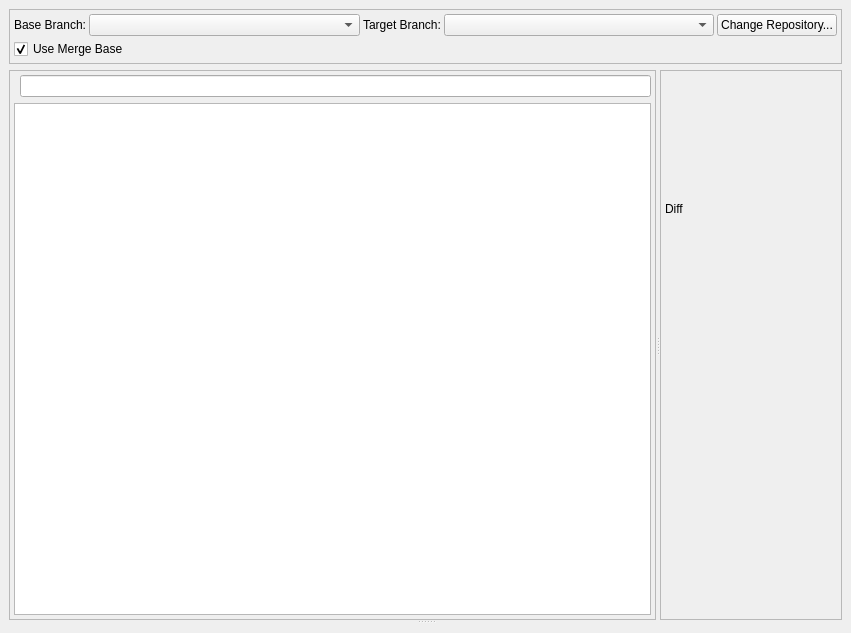
<?xml version="1.0" encoding="UTF-8"?>
<ui version="4.0">
 <class>BranchCompareWindow</class>
 <widget class="QMainWindow" name="BranchCompareWindow">
  <property name="geometry">
   <rect>
    <x>0</x>
    <y>0</y>
    <width>851</width>
    <height>633</height>
   </rect>
  </property>
  <property name="windowTitle">
   <string>QGitc Branch Compare</string>
  </property>
  <widget class="QWidget" name="centralwidget">
   <layout class="QVBoxLayout" name="verticalLayout_5">
    <item>
     <widget class="QFrame" name="frame_2">
      <property name="sizePolicy">
       <sizepolicy hsizetype="Preferred" vsizetype="Fixed">
        <horstretch>0</horstretch>
        <verstretch>0</verstretch>
       </sizepolicy>
      </property>
      <property name="frameShape">
       <enum>QFrame::Shape::StyledPanel</enum>
      </property>
      <property name="frameShadow">
       <enum>QFrame::Shadow::Raised</enum>
      </property>
      <layout class="QVBoxLayout" name="verticalLayout">
       <property name="spacing">
        <number>3</number>
       </property>
       <property name="leftMargin">
        <number>4</number>
       </property>
       <property name="topMargin">
        <number>4</number>
       </property>
       <property name="rightMargin">
        <number>4</number>
       </property>
       <property name="bottomMargin">
        <number>4</number>
       </property>
       <item>
        <layout class="QHBoxLayout" name="horizontalLayout_3">
         <item>
          <widget class="QLabel" name="label_2">
           <property name="text">
            <string>Base Branch:</string>
           </property>
           <property name="buddy">
            <cstring>cbBaseBranch</cstring>
           </property>
          </widget>
         </item>
         <item>
          <widget class="QComboBox" name="cbBaseBranch">
           <property name="sizePolicy">
            <sizepolicy hsizetype="MinimumExpanding" vsizetype="Fixed">
             <horstretch>0</horstretch>
             <verstretch>0</verstretch>
            </sizepolicy>
           </property>
          </widget>
         </item>
         <item>
          <widget class="QLabel" name="label_3">
           <property name="text">
            <string>Target Branch:</string>
           </property>
           <property name="buddy">
            <cstring>cbTargetBranch</cstring>
           </property>
          </widget>
         </item>
         <item>
          <widget class="QComboBox" name="cbTargetBranch">
           <property name="sizePolicy">
            <sizepolicy hsizetype="MinimumExpanding" vsizetype="Fixed">
             <horstretch>0</horstretch>
             <verstretch>0</verstretch>
            </sizepolicy>
           </property>
          </widget>
         </item>
         <item>
          <widget class="QPushButton" name="btnShowLogWindow">
           <property name="text">
            <string>Change Repository...</string>
           </property>
          </widget>
         </item>
        </layout>
       </item>
       <item>
        <layout class="QHBoxLayout" name="horizontalLayout_4">
         <item>
          <widget class="QCheckBox" name="cbMergeBase">
           <property name="text">
            <string>Use Merge Base</string>
           </property>
           <property name="checked">
            <bool>true</bool>
           </property>
          </widget>
         </item>
        </layout>
       </item>
      </layout>
     </widget>
    </item>
    <item>
     <widget class="QSplitter" name="splitter">
      <property name="orientation">
       <enum>Qt::Orientation::Vertical</enum>
      </property>
      <widget class="QSplitter" name="splitterChanges">
       <property name="orientation">
        <enum>Qt::Orientation::Horizontal</enum>
       </property>
       <widget class="QFrame" name="frame">
        <property name="frameShape">
         <enum>QFrame::Shape::StyledPanel</enum>
        </property>
        <property name="frameShadow">
         <enum>QFrame::Shadow::Raised</enum>
        </property>
        <layout class="QVBoxLayout" name="verticalLayout_2">
         <property name="leftMargin">
          <number>4</number>
         </property>
         <property name="topMargin">
          <number>4</number>
         </property>
         <property name="rightMargin">
          <number>4</number>
         </property>
         <property name="bottomMargin">
          <number>4</number>
         </property>
         <item>
          <layout class="QHBoxLayout" name="horizontalLayout">
           <item>
            <widget class="QtWaitingSpinner" name="spinnerFiles" native="true"/>
           </item>
           <item>
            <widget class="SearchLineEdit" name="leFileFilter"/>
           </item>
          </layout>
         </item>
         <item>
          <widget class="EmptyStateListView" name="lvFiles"/>
         </item>
        </layout>
       </widget>
       <widget class="QWidget" name="verticalLayoutWidget_2">
        <layout class="QVBoxLayout" name="verticalLayout_3">
         <item>
          <widget class="QFrame" name="frame_3">
           <property name="frameShape">
            <enum>QFrame::Shape::StyledPanel</enum>
           </property>
           <property name="frameShadow">
            <enum>QFrame::Shadow::Raised</enum>
           </property>
           <layout class="QVBoxLayout" name="verticalLayout_4">
            <property name="spacing">
             <number>6</number>
            </property>
            <property name="leftMargin">
             <number>4</number>
            </property>
            <property name="topMargin">
             <number>4</number>
            </property>
            <property name="rightMargin">
             <number>4</number>
            </property>
            <property name="bottomMargin">
             <number>4</number>
            </property>
            <item>
             <layout class="QHBoxLayout" name="horizontalLayout_5">
              <item>
               <widget class="QLabel" name="label_4">
                <property name="text">
                 <string>Diff</string>
                </property>
               </widget>
              </item>
              <item>
               <widget class="QtWaitingSpinner" name="spinnerDiff" native="true"/>
              </item>
              <item>
               <spacer name="horizontalSpacer_5">
                <property name="orientation">
                 <enum>Qt::Orientation::Horizontal</enum>
                </property>
                <property name="sizeHint" stdset="0">
                 <size>
                  <width>40</width>
                  <height>20</height>
                 </size>
                </property>
               </spacer>
              </item>
             </layout>
            </item>
            <item>
             <widget class="PatchViewer" name="diffViewer" native="true"/>
            </item>
           </layout>
          </widget>
         </item>
        </layout>
       </widget>
      </widget>
      <widget class="CommitPanel" name="commitPanel">
       <property name="orientation">
        <enum>Qt::Orientation::Horizontal</enum>
       </property>
      </widget>
     </widget>
    </item>
   </layout>
  </widget>
 </widget>
 <customwidgets>
  <customwidget>
   <class>SearchLineEdit</class>
   <extends>QLineEdit</extends>
   <header>searchlineedit.h</header>
  </customwidget>
  <customwidget>
   <class>PatchViewer</class>
   <extends>QWidget</extends>
   <header>patchviewer.h</header>
   <container>1</container>
  </customwidget>
  <customwidget>
   <class>QtWaitingSpinner</class>
   <extends>QWidget</extends>
   <header>waitingspinnerwidget.h</header>
   <container>1</container>
  </customwidget>
  <customwidget>
   <class>CommitPanel</class>
   <extends>QSplitter</extends>
   <header>commitpanel.h</header>
   <container>1</container>
  </customwidget>
  <customwidget>
   <class>EmptyStateListView</class>
   <extends>QListView</extends>
   <header>emptystatelistview.h</header>
  </customwidget>
 </customwidgets>
 <tabstops>
  <tabstop>leFileFilter</tabstop>
  <tabstop>lvFiles</tabstop>
 </tabstops>
 <resources/>
 <connections/>
</ui>
